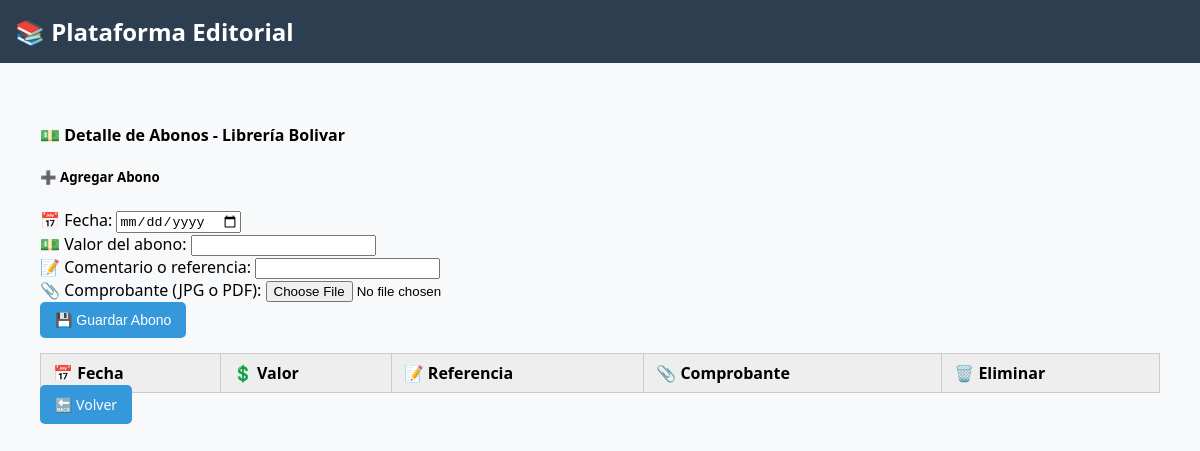
The app's page /cliente/1/abonos, older data.
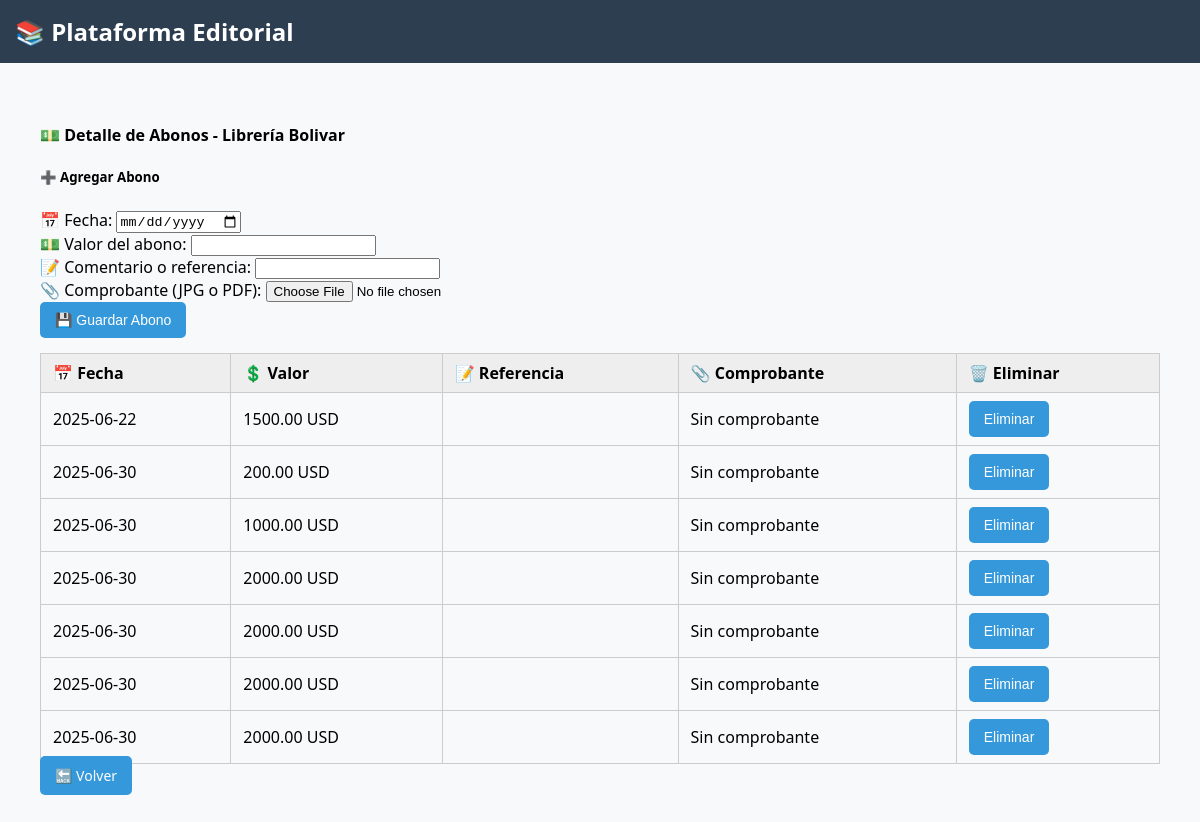
The same page, newer data.
### tables this page shows
CREATE TABLE clientes (
            id INTEGER PRIMARY KEY AUTOINCREMENT,
            nombre TEXT,
            foto TEXT
        );

CREATE TABLE abonos (
            id INTEGER PRIMARY KEY AUTOINCREMENT,
            cliente_id INTEGER,
            monto REAL,
            fecha TEXT,
            comentario TEXT, comprobante TEXT,
            FOREIGN KEY (cliente_id) REFERENCES clientes(id)
        );

### app.py (the view)
@app.route('/cliente/<int:cliente_id>/abonos')
def ver_abonos(cliente_id):
    cliente = obtener_cliente(cliente_id)
    abonos = obtener_abonos(cliente_id)
    return render_template('ver_abonos.html', cliente=cliente, abonos=abonos)

### app.py (called while the page is built)
def obtener_cliente(cliente_id):
    conn = sqlite3.connect(DATABASE)
    c = conn.cursor()
    c.execute("SELECT * FROM clientes WHERE id = ?", (cliente_id,))
    cliente = c.fetchone()
    conn.close()
    return cliente

def obtener_abonos(cliente_id):
    conn = sqlite3.connect(DATABASE)
    c = conn.cursor()
    c.execute("SELECT * FROM abonos WHERE cliente_id = ?", (cliente_id,))
    abonos = c.fetchall()
    conn.close()
    return abonos

### templates/ver_abonos.html
{% extends 'base.html' %}
{% block content %}
<div class="container mt-4">
    <h4>💵 Detalle de Abonos - {{ cliente[1] }}</h4>
    <form method="POST" action="{{ url_for('agregar_abono', cliente_id=cliente[0]) }}" enctype="multipart/form-data" class="mb-4 border p-3 rounded">
        <h5>➕ Agregar Abono</h5>
        <div class="mb-2">
            <label for="fecha">📅 Fecha:</label>
            <input type="date" name="fecha" class="form-control" required>
        </div>
        <div class="mb-2">
            <label for="valor">💵 Valor del abono:</label>
            <input type="number" name="valor" class="form-control" step="0.01" required>
        </div>
        <div class="mb-2">
            <label for="referencia">📝 Comentario o referencia:</label>
            <input type="text" name="referencia" class="form-control">
        </div>
        <div class="mb-2">
            <label for="comprobante">📎 Comprobante (JPG o PDF):</label>
            <input type="file" name="comprobante" class="form-control" accept=".jpg,.jpeg,.png,.pdf">
        </div>
        <button type="submit" class="btn btn-success">💾 Guardar Abono</button>
    </form>
    <table class="table table-bordered mt-3">
        <thead class="table-light">
            <tr>
                <th>📅 Fecha</th>
                <th>💲 Valor</th>
                <th>📝 Referencia</th>
                <th>📎 Comprobante</th>
                <th>🗑️ Eliminar</th>
            </tr>
        </thead>
        <tbody>
            {% for abono in abonos %}
            <tr>
                <td>{{ abono[3] }}</td>
                <td>{{ "%.2f"|format(abono[2]) }} USD</td>
                <td>{{ abono[4] }}</td>
                <td class="text-center">
                    {% if abono[5] %}
                        <a href="{{ url_for('static', filename='comprobantes/' ~ abono[5]) }}" target="_blank">Ver</a>
                        <form method="POST" action="{{ url_for('eliminar_comprobante', cliente_id=cliente[0], abono_id=abono[0]) }}" style="display:inline;" onsubmit="return confirm('¿Eliminar comprobante?')">
                            <button type="submit" class="btn btn-sm btn-outline-danger ms-2">🗑️</button>
                        </form>
                    {% else %}
                        <span class="text-muted">Sin comprobante</span>
                    {% endif %}
                </td>
                <td class="text-center">
                    <form method="POST" action="{{ url_for('eliminar_abono', cliente_id=cliente[0], abono_id=abono[0]) }}" onsubmit="return confirm('¿Eliminar este abono completamente?')">
                        <button type="submit" class="btn btn-sm btn-danger">Eliminar</button>
                    </form>
                </td>
            </tr>
            {% endfor %}
        </tbody>
    </table>
    <a href="{{ url_for('ver_cliente', cliente_id=cliente[0]) }}" class="btn btn-secondary">🔙 Volver</a>
</div>
{% endblock %}

### templates/base.html (shortened to what this page needs)
<!DOCTYPE html>
<html lang="es">
<head>
</head>
<body>
    <header>
        <h2>📚 Plataforma Editorial</h2>
    </header>
    <div class="container">
        {% block content %}{% endblock %}
    </div>
</body>
</html>

### templates/base.html (style rules this page uses)
body { font-family: 'Segoe UI', sans-serif; margin: 0; background: #f8f9fa; }
header { background: #2c3e50; color: white; padding: 15px; display: flex; justify-content: space-between; align-items: center; }
header h2 { margin: 0; }
.btn { background-color: #3498db; padding: 10px 15px; border: none; border-radius: 5px; color: white; text-decoration: none; font-size: 14px; cursor: pointer; }
.container { padding: 20px; }
.table { width: 100%; border-collapse: collapse; margin-top: 15px; }
.table th, .table td { border: 1px solid #ccc; padding: 8px 12px; }
.table th { background-color: #eee; text-align: left; }

Row changes from the older to the newer data that the page shows:
added abonos: fecha "2025-06-22", monto "1500.00"
added abonos: fecha "2025-06-30", monto "200.00"
added abonos: fecha "2025-06-30", monto "1000.00"
added abonos: fecha "2025-06-30", monto "2000.00"
added abonos: fecha "2025-06-30", monto "2000.00"
added abonos: fecha "2025-06-30", monto "2000.00"
added abonos: fecha "2025-06-30", monto "2000.00"
